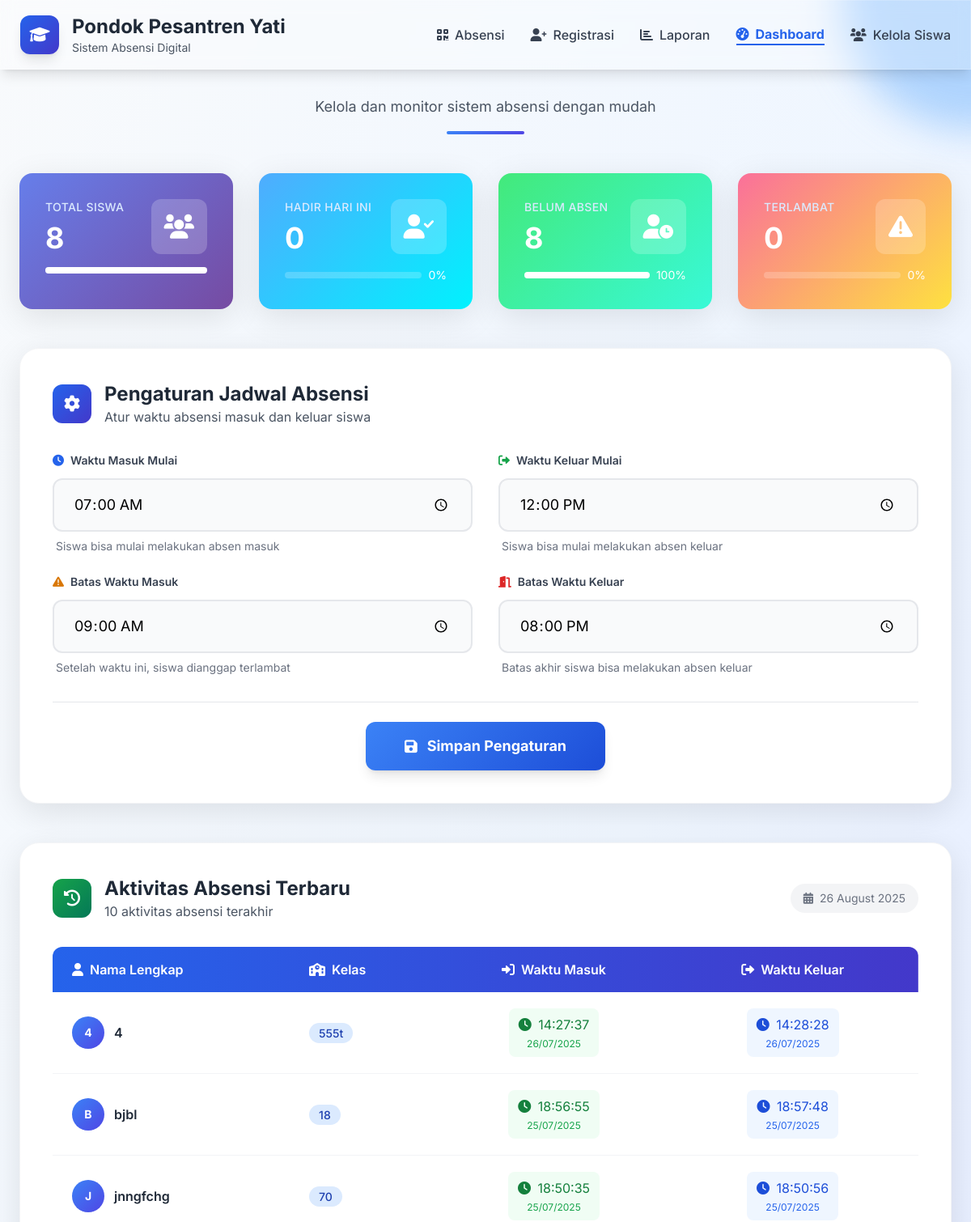
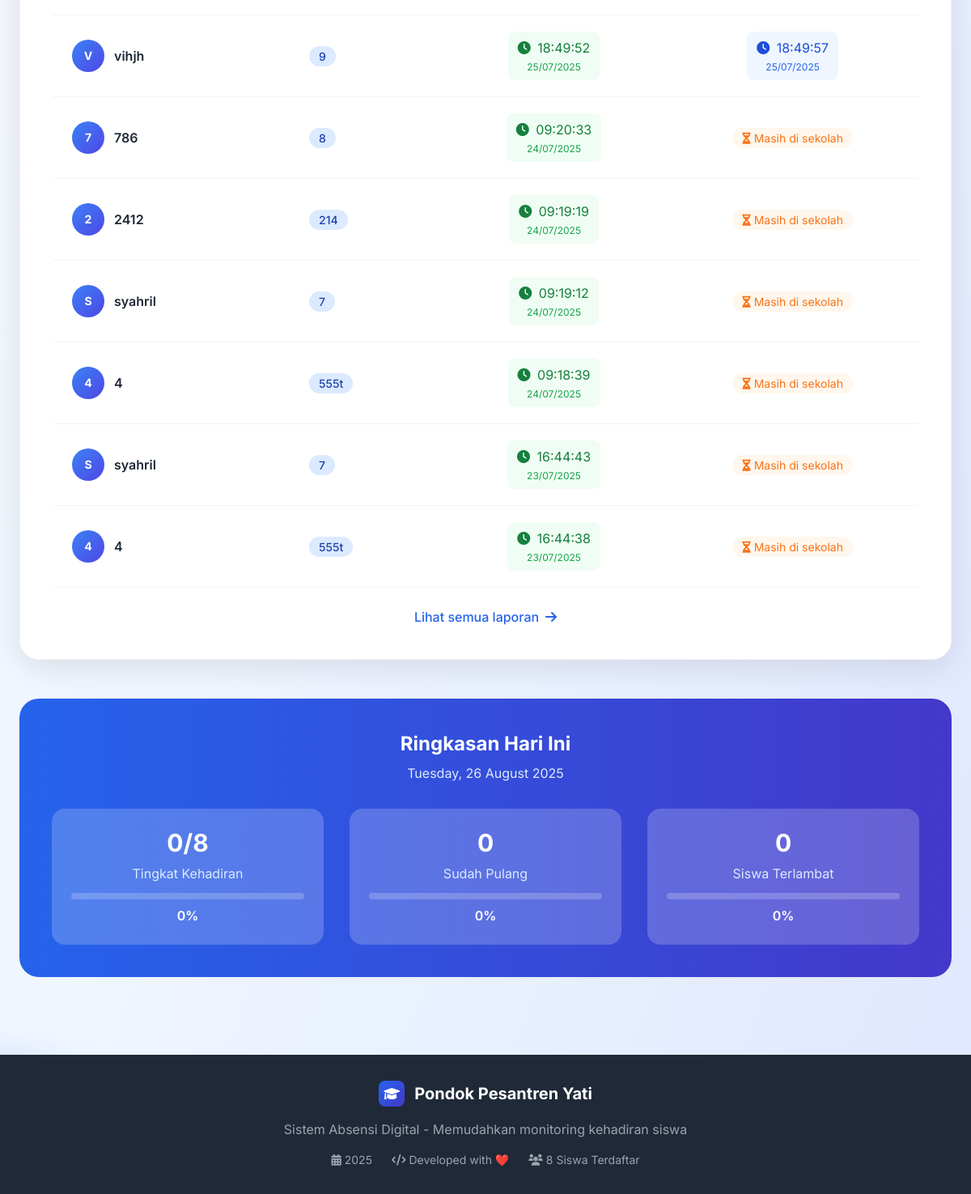
/dashboard.php, run on an earlier commit of the app's database (2 pictures, top to bottom).
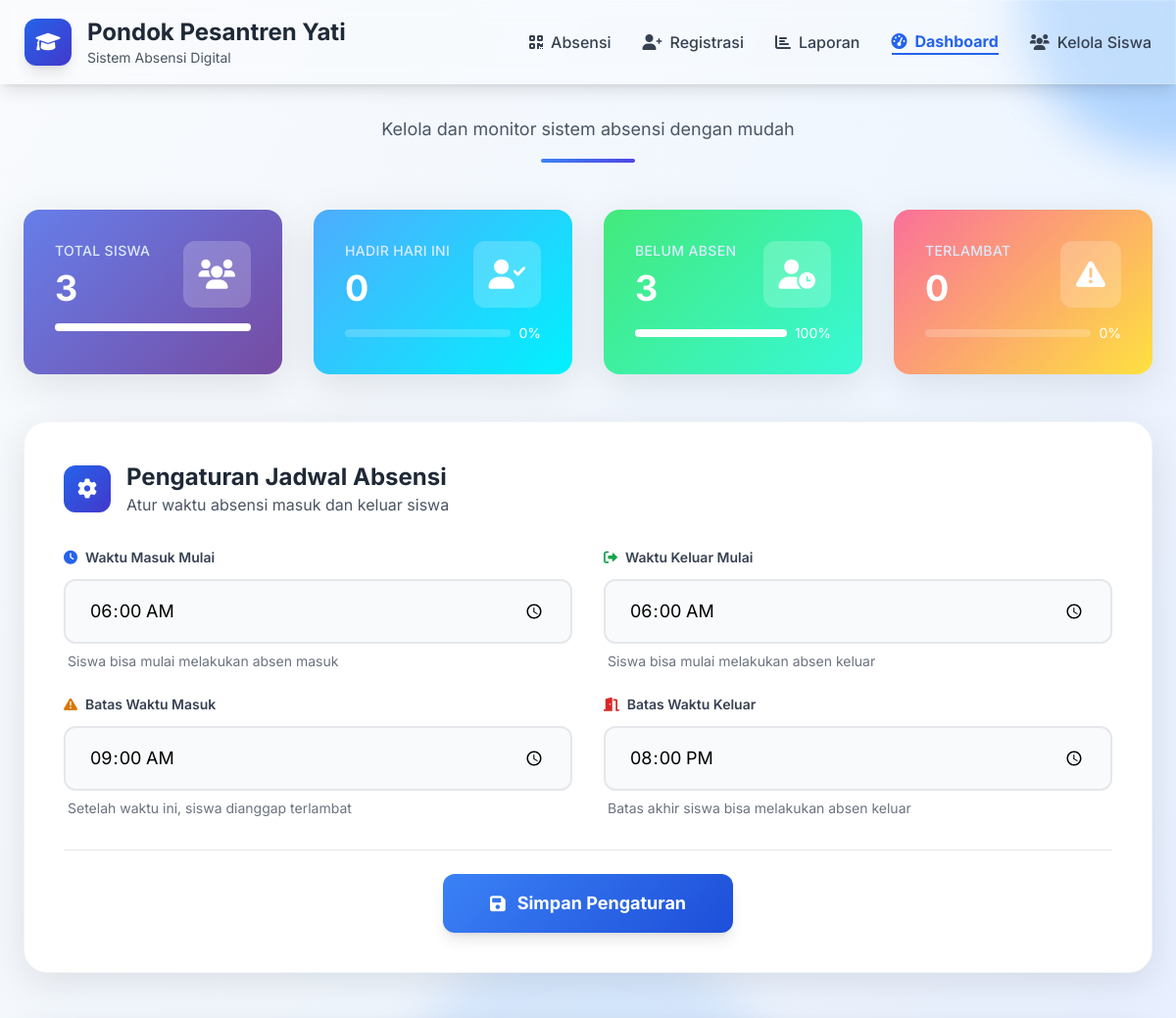
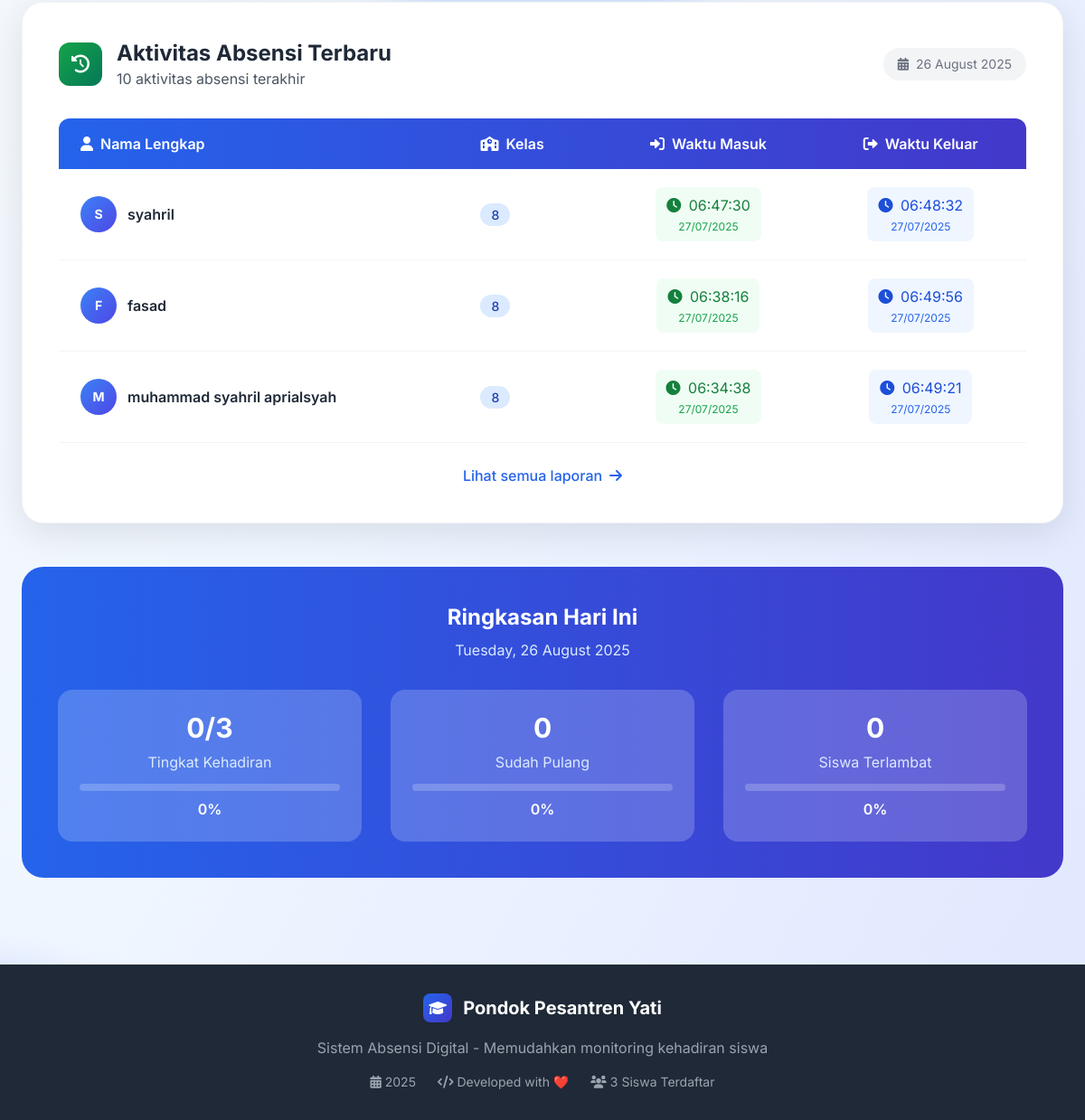
And on a later commit of the database (2 pictures, top to bottom).
### tables this page shows
CREATE TABLE `pengaturan_absensi` (
  `id` int NOT NULL DEFAULT '1',
  `waktu_masuk_mulai` time NOT NULL,
  `waktu_masuk_akhir` time NOT NULL,
  `waktu_keluar_mulai` time NOT NULL,
  `waktu_keluar_akhir` time NOT NULL
);

CREATE TABLE `absensi` (
  `id` int NOT NULL,
  `id_siswa` int NOT NULL,
  `waktu_masuk` datetime DEFAULT NULL,
  `waktu_keluar` datetime DEFAULT NULL
);

CREATE TABLE `siswa` (
  `id` int NOT NULL,
  `nama_lengkap` varchar(100) NOT NULL,
  `kelas` varchar(50) NOT NULL,
  `uid_rfid` varchar(50) NOT NULL,
  `email_ortu` varchar(100) DEFAULT NULL,
  `created_at` timestamp NULL DEFAULT CURRENT_TIMESTAMP
);

### dashboard.php (the view, shortened to what the changed rows need)
<?php
include 'koneksi.php';
$today = date('Y-m-d');
$sql_get_settings = "SELECT waktu_masuk_mulai, waktu_masuk_akhir, waktu_keluar_mulai, waktu_keluar_akhir FROM pengaturan_absensi WHERE id = 1";
$result_get_settings = mysqli_query($koneksi, $sql_get_settings);
$current_settings = mysqli_fetch_assoc($result_get_settings);
$waktu_masuk_mulai_val = $current_settings['waktu_masuk_mulai'] ?? '07:00:00';
$waktu_masuk_akhir_val = $current_settings['waktu_masuk_akhir'] ?? '09:00:00';
$waktu_keluar_mulai_val = $current_settings['waktu_keluar_mulai'] ?? '16:00:00';
$waktu_keluar_akhir_val = $current_settings['waktu_keluar_akhir'] ?? '18:00:00';
$sql_total_siswa = "SELECT COUNT(id) AS total_siswa FROM siswa";
$result_total_siswa = mysqli_query($koneksi, $sql_total_siswa);
$data_total_siswa = mysqli_fetch_assoc($result_total_siswa);
$total_siswa = $data_total_siswa['total_siswa'];
$sql_hadir = "SELECT COUNT(DISTINCT id_siswa) AS total_hadir
              FROM absensi
              WHERE DATE(waktu_masuk) = ?";
$stmt_hadir = mysqli_prepare($koneksi, $sql_hadir);
mysqli_stmt_bind_param($stmt_hadir, "s", $today);
mysqli_stmt_execute($stmt_hadir);
$result_hadir = mysqli_stmt_get_result($stmt_hadir);
$data_hadir = mysqli_fetch_assoc($result_hadir);
$total_hadir = $data_hadir['total_hadir'];
$total_belum_absen = $total_siswa - $total_hadir;
$sql_recent_absensi = "SELECT s.nama_lengkap, s.kelas, a.waktu_masuk, a.waktu_keluar
                       FROM absensi a
                       JOIN siswa s ON a.id_siswa = s.id
                       ORDER BY a.waktu_masuk DESC, a.waktu_keluar DESC
                       LIMIT 10";
$result_recent_absensi = mysqli_query($koneksi, $sql_recent_absensi);
?>
<!DOCTYPE html>
<html lang="id">
<head>
    <script src="https://cdn.tailwindcss.com"></script>
    <link href="https://cdnjs.cloudflare.com/ajax/libs/font-awesome/6.0.0/css/all.min.css" rel="stylesheet">
</head>
<body class="min-h-screen bg-gradient-to-br from-slate-50 via-blue-50 to-indigo-100">
    <nav class="relative z-20 glass-effect shadow-lg sticky top-0">
        <div class="max-w-7xl mx-auto px-6 py-4">
            <div class="flex justify-between items-center">
                <div class="flex items-center space-x-4">
                    <div>
                        <h1 class="text-2xl font-bold text-gray-800">Pondok Pesantren Yati</h1>
                    </div>
                </div>
            </div>
        </div>
    </nav>
    <main class="relative z-10 px-6 py-8">
        <div class="max-w-7xl mx-auto">
            <div class="grid grid-cols-1 md:grid-cols-2 lg:grid-cols-4 gap-8 mb-12">
                <div class="gradient-blue rounded-2xl p-8 text-white shadow-custom card-hover animate-slideInUp">
                    <div class="flex items-center justify-between">
                        <div>
                            <p class="text-blue-100 text-sm font-medium uppercase tracking-wide">Total Siswa</p>
                            <p class="text-4xl font-bold mt-2"><?php echo $total_siswa; ?></p>
                        </div>
                    </div>
                </div>
                <div class="gradient-orange rounded-2xl p-8 text-white shadow-custom card-hover animate-slideInUp" style="animation-delay: 0.2s;">
                    <div class="flex items-center justify-between">
                        <div>
                            <p class="text-blue-100 text-sm font-medium uppercase tracking-wide">Belum Absen</p>
                            <p class="text-4xl font-bold mt-2"><?php echo $total_belum_absen; ?></p>
                        </div>
                    </div>
                </div>
            </div>
            <div class="bg-white rounded-3xl shadow-custom p-10 mb-12 animate-slideInUp border border-gray-100">
                <form action="dashboard.php" method="POST" class="space-y-8">
                    <div class="grid grid-cols-1 md:grid-cols-2 gap-8">
                        <div class="space-y-6">
                            <div>
                                <label for="waktu_masuk_mulai" class="block text-sm font-semibold text-gray-700 mb-3">
                                    <i class="fas fa-clock text-blue-600 mr-2"></i>Waktu Masuk Mulai
                                </label>
                                <input type="time" id="waktu_masuk_mulai" name="waktu_masuk_mulai"
                                    value="<?php echo htmlspecialchars($waktu_masuk_mulai_val); ?>" required
                                    class="w-full border-2 border-gray-200 rounded-xl py-4 px-6 text-lg focus:outline-none focus:ring-4 focus:ring-blue-100 focus:border-blue-500 bg-gray-50 input-focus transition duration-300" />
                                <p class="text-sm text-gray-500 mt-2 ml-1">Siswa bisa mulai melakukan absen masuk</p>
                            </div>
                            <div>
                                <label for="waktu_masuk_akhir" class="block text-sm font-semibold text-gray-700 mb-3">
                                    <i class="fas fa-exclamation-triangle text-amber-600 mr-2"></i>Batas Waktu Masuk
                                </label>
                                <input type="time" id="waktu_masuk_akhir" name="waktu_masuk_akhir"
                                    value="<?php echo htmlspecialchars($waktu_masuk_akhir_val); ?>" required
                                    class="w-full border-2 border-gray-200 rounded-xl py-4 px-6 text-lg focus:outline-none focus:ring-4 focus:ring-blue-100 focus:border-blue-500 bg-gray-50 input-focus transition duration-300" />
                                <p class="text-sm text-gray-500 mt-2 ml-1">Setelah waktu ini, siswa dianggap terlambat</p>
                            </div>
                        </div>
                        <div class="space-y-6">
                            <div>
                                <label for="waktu_keluar_mulai" class="block text-sm font-semibold text-gray-700 mb-3">
                                    <i class="fas fa-sign-out-alt text-green-600 mr-2"></i>Waktu Keluar Mulai
                                </label>
                                <input type="time" id="waktu_keluar_mulai" name="waktu_keluar_mulai"
                                    value="<?php echo htmlspecialchars($waktu_keluar_mulai_val); ?>" required
                                    class="w-full border-2 border-gray-200 rounded-xl py-4 px-6 text-lg focus:outline-none focus:ring-4 focus:ring-blue-100 focus:border-blue-500 bg-gray-50 input-focus transition duration-300" />
                                <p class="text-sm text-gray-500 mt-2 ml-1">Siswa bisa mulai melakukan absen keluar</p>
                            </div>
                            <div>
                                <label for="waktu_keluar_akhir" class="block text-sm font-semibold text-gray-700 mb-3">
                                    <i class="fas fa-door-open text-red-600 mr-2"></i>Batas Waktu Keluar
                                </label>
                                <input type="time" id="waktu_keluar_akhir" name="waktu_keluar_akhir"
                                    value="<?php echo htmlspecialchars($waktu_keluar_akhir_val); ?>" required
                                    class="w-full border-2 border-gray-200 rounded-xl py-4 px-6 text-lg focus:outline-none focus:ring-4 focus:ring-blue-100 focus:border-blue-500 bg-gray-50 input-focus transition duration-300" />
                                <p class="text-sm text-gray-500 mt-2 ml-1">Batas akhir siswa bisa melakukan absen keluar</p>
                            </div>
                        </div>
                    </div>
                </form>
            </div>
            <div class="bg-white rounded-3xl shadow-custom p-10 animate-slideInUp border border-gray-100">
                <div class="overflow-x-auto">
                    <table class="w-full">
                        <thead>
                            <tr class="bg-gradient-to-r from-blue-600 to-indigo-700 text-white">
                                <th class="py-4 px-6 text-left font-semibold rounded-tl-xl">
                                    <i class="fas fa-user mr-2"></i>Nama Lengkap
                                </th>
                                <th class="py-4 px-6 text-left font-semibold">
                                    <i class="fas fa-school mr-2"></i>Kelas
                                </th>
                                <th class="py-4 px-6 text-center font-semibold">
                                    <i class="fas fa-sign-in-alt mr-2"></i>Waktu Masuk
                                </th>
                                <th class="py-4 px-6 text-center font-semibold rounded-tr-xl">
                                    <i class="fas fa-sign-out-alt mr-2"></i>Waktu Keluar
                                </th>
                            </tr>
                        </thead>
                        <tbody class="text-gray-700">
                            <?php if (mysqli_num_rows($result_recent_absensi) > 0): ?>
                                <?php while ($row_recent = mysqli_fetch_assoc($result_recent_absensi)): ?>
                                    <tr class="border-b border-gray-100 table-row-hover transition duration-300">
                                        <td class="py-5 px-6">
                                            <div class="flex items-center">
                                                <div class="w-10 h-10 bg-gradient-to-br from-blue-500 to-indigo-600 rounded-full flex items-center justify-center mr-3">
                                                    <span class="text-white font-bold text-sm"><?php echo strtoupper(substr($row_recent['nama_lengkap'], 0, 1)); ?></span>
                                                </div>
                                                <div>
                                                    <p class="font-semibold text-gray-800"><?php echo htmlspecialchars($row_recent['nama_lengkap']); ?></p>
                                                </div>
                                            </div>
                                        </td>
                                        <td class="py-5 px-6">
                                            <span class="bg-blue-100 text-blue-800 px-3 py-1 rounded-full text-sm font-medium">
                                                <?php echo htmlspecialchars($row_recent['kelas']); ?>
                                            </span>
                                        </td>
                                        <td class="py-5 px-6 text-center">
                                            <?php if ($row_recent['waktu_masuk']): ?>
                                                <div class="bg-green-50 text-green-700 px-3 py-2 rounded-lg inline-block">
                                                    <i class="fas fa-clock mr-1"></i>
                                                    <?php echo date('H:i:s', strtotime($row_recent['waktu_masuk'])); ?>
                                                    <div class="text-xs text-green-600 mt-1">
                                                        <?php echo date('d/m/Y', strtotime($row_recent['waktu_masuk'])); ?>
                                                    </div>
                                                </div>
                                            <?php else: ?>
                                                <span class="text-gray-400 text-sm">
                                                    <i class="fas fa-minus mr-1"></i>Belum absen
                                                </span>
                                            <?php endif; ?>
                                        </td>
                                        <td class="py-5 px-6 text-center">
                                            <?php if ($row_recent['waktu_keluar']): ?>
                                                <div class="bg-blue-50 text-blue-700 px-3 py-2 rounded-lg inline-block">
                                                    <i class="fas fa-clock mr-1"></i>
                                                    <?php echo date('H:i:s', strtotime($row_recent['waktu_keluar'])); ?>
                                                    <div class="text-xs text-blue-600 mt-1">
                                                        <?php echo date('d/m/Y', strtotime($row_recent['waktu_keluar'])); ?>
                                                    </div>
                                                </div>
                                            <?php else: ?>
                                                <span class="text-orange-500 text-sm bg-orange-50 px-3 py-1 rounded-full">
                                                    <i class="fas fa-hourglass-half mr-1"></i>Masih di sekolah
                                                </span>
                                            <?php endif; ?>
                                        </td>
                                    </tr>
                                <?php endwhile; ?>
                            <?php endif; ?>
                        </tbody>
                    </table>
                </div>
            </div>
            <div class="mt-12 bg-gradient-to-r from-blue-600 to-indigo-700 rounded-3xl p-10 text-white animate-slideInUp">
                <div class="grid grid-cols-1 md:grid-cols-3 gap-8">
                    <div class="text-center">
                        <div class="bg-white bg-opacity-20 rounded-2xl p-6">
                            <div class="text-3xl font-bold mb-2"><?php echo $total_hadir; ?>/<?php echo $total_siswa; ?></div>
                            <div class="text-blue-100">Tingkat Kehadiran</div>
                            <div class="mt-3 w-full bg-white bg-opacity-20 rounded-full h-2">
                            </div>
                            <div class="mt-2 font-semibold"><?php echo $total_siswa > 0 ? round($total_hadir / $total_siswa * 100) : 0; ?>%</div>
                        </div>
                    </div>
                </div>
            </div>
        </div>
    </main>
    <footer class="relative z-10 bg-gray-800 text-white py-8 mt-16">
        <div class="max-w-7xl mx-auto px-6 text-center">
            <div class="flex items-center justify-center space-x-6 text-sm text-gray-400">
                <span><i class="fas fa-calendar-alt mr-1"></i><?php echo date('Y'); ?></span>
                <span><i class="fas fa-code mr-1"></i>Developed with ❤️</span>
                <span><i class="fas fa-users mr-1"></i><?php echo $total_siswa; ?> Siswa Terdaftar</span>
            </div>
        </div>
    </footer>
</body>
</html>

What changed in the data, as far as the page shows it:
removed absensi: id_siswa.nama_lengkap "4", id_siswa.kelas "555t", waktu_masuk "14:27:37", waktu_masuk "26/07/2025", waktu_keluar "14:28:28", waktu_keluar "26/07/2025"
removed absensi: id_siswa.nama_lengkap "B", id_siswa.nama_lengkap "bjbl", id_siswa.kelas "18", waktu_masuk "18:56:55", waktu_masuk "25/07/2025", waktu_keluar "18:57:48", waktu_keluar "25/07/2025"
removed absensi: id_siswa.nama_lengkap "J", id_siswa.nama_lengkap "jnngfchg", id_siswa.kelas "70", waktu_masuk "18:50:35", waktu_masuk "25/07/2025", waktu_keluar "18:50:56", waktu_keluar "25/07/2025"
removed absensi: id_siswa.nama_lengkap "V", id_siswa.nama_lengkap "vihjh", id_siswa.kelas "9", waktu_masuk "18:49:52", waktu_masuk "25/07/2025", waktu_keluar "18:49:57", waktu_keluar "25/07/2025"
removed absensi: id_siswa.nama_lengkap "7", id_siswa.nama_lengkap "786", id_siswa.kelas "8", waktu_masuk "09:20:33", waktu_masuk "24/07/2025", shows "Masih di sekolah"
removed absensi: id_siswa.nama_lengkap "2", id_siswa.nama_lengkap "2412", id_siswa.kelas "214", waktu_masuk "09:19:19", waktu_masuk "24/07/2025", shows "Masih di sekolah"
removed absensi: id_siswa.nama_lengkap "S", id_siswa.nama_lengkap "syahril", id_siswa.kelas "7", waktu_masuk "09:19:12", waktu_masuk "24/07/2025", shows "Masih di sekolah"
removed absensi: id_siswa.nama_lengkap "4", id_siswa.kelas "555t", waktu_masuk "09:18:39", waktu_masuk "24/07/2025", shows "Masih di sekolah"
removed absensi: id_siswa.nama_lengkap "S", id_siswa.nama_lengkap "syahril", id_siswa.kelas "7", waktu_masuk "16:44:43", waktu_masuk "23/07/2025", shows "Masih di sekolah"
removed absensi: id_siswa.nama_lengkap "4", id_siswa.kelas "555t", waktu_masuk "16:44:38", waktu_masuk "23/07/2025", shows "Masih di sekolah"
changed pengaturan_absensi: waktu_masuk_mulai "07:00:00" → "06:00:00"; waktu_keluar_mulai "12:00:00" → "06:00:00"
added absensi: id_siswa.nama_lengkap "S", id_siswa.nama_lengkap "syahril", id_siswa.kelas "8", waktu_masuk "06:47:30", waktu_masuk "27/07/2025", waktu_keluar "06:48:32", waktu_keluar "27/07/2025"
added absensi: id_siswa.nama_lengkap "F", id_siswa.nama_lengkap "fasad", id_siswa.kelas "8", waktu_masuk "06:38:16", waktu_masuk "27/07/2025", waktu_keluar "06:49:56", waktu_keluar "27/07/2025"
added absensi: id_siswa.nama_lengkap "M", id_siswa.nama_lengkap "muhammad syahril aprialsyah", id_siswa.kelas "8", waktu_masuk "06:34:38", waktu_masuk "27/07/2025", waktu_keluar "06:49:21", waktu_keluar "27/07/2025"
Also different on the page:
$total_siswa: "8" → "3"
$total_belum_absen: "8" → "3"
